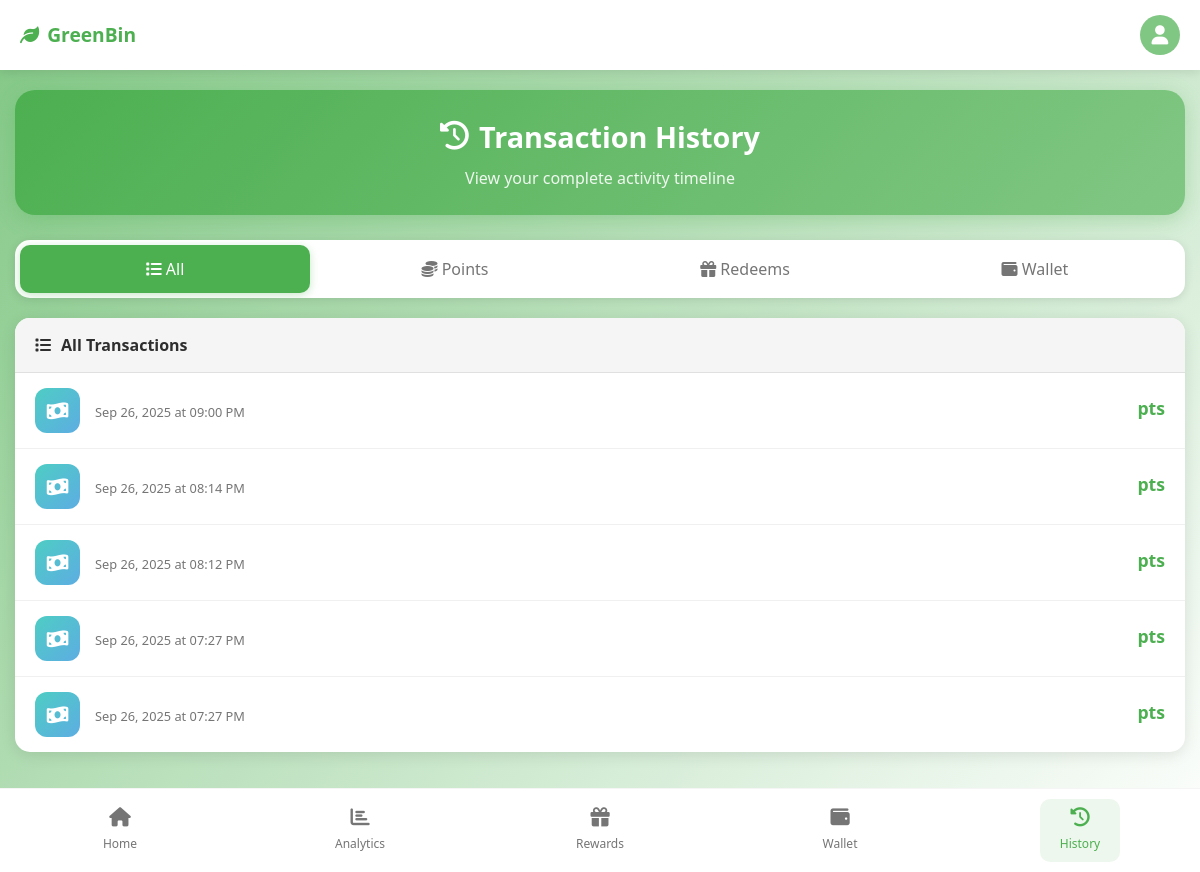
The app's page /history (signed in) with its own data.
### models/models.py (models this page shows)
class PlasticDrop(db.Model):
    id = db.Column(db.Integer, primary_key=True)
    user_id = db.Column(db.Integer, db.ForeignKey('user.id'), nullable=False)
    trash_bin_id = db.Column(db.Integer, db.ForeignKey('trash_bin.id'), nullable=False)
    qr_code = db.Column(db.String(100), unique=True, nullable=False)
    plastic_type = db.Column(db.String(50), default='bottle')  # bottle, container, bag
    points_earned = db.Column(db.Integer, default=10)
    created_at = db.Column(db.DateTime, default=datetime.utcnow)
    is_verified = db.Column(db.Boolean, default=True)

### routes/main.py (the view)
@main_bp.route('/history')
@login_required
def history():
    point_history = PlasticDrop.query.filter_by(user_id=current_user.id)\
                                    .order_by(PlasticDrop.created_at.desc())\
                                    .all()
    redeem_history = Redemption.query.filter_by(user_id=current_user.id)\
                                    .order_by(Redemption.created_at.desc())\
                                    .all()
    wallet_history = []
    return render_template('history.html',
                         point_history=point_history,
                         redeem_history=redeem_history,
                         wallet_history=wallet_history)

### app.py (called while the page is built)
def create_app():
    app = Flask(__name__)
    app.config['SECRET_KEY'] = 'your-secret-key-change-in-production'
    app.config['SQLALCHEMY_DATABASE_URI'] = 'sqlite:///recycling_app.db'
    app.config['SQLALCHEMY_TRACK_MODIFICATIONS'] = False
    db.init_app(app)
    login_manager = LoginManager()
    login_manager.init_app(app)
    login_manager.login_view = 'auth.login'
    login_manager.login_message = 'Please log in to access this page.'
    @login_manager.user_loader
    def load_user(user_id):
        return User.query.get(int(user_id))
    app.register_blueprint(main_bp)
    app.register_blueprint(auth_bp)
    app.register_blueprint(admin_bp, url_prefix='/admin')
    app.register_blueprint(api_bp, url_prefix='/api')
    with app.app_context():
        db.create_all()
        if User.query.count() == 0:
            create_sample_data()
    return app

### templates/history.html (shortened to what this page needs)
{% extends "base.html" %}
{% block content %}
<div class="history-container">
    <div class="history-header">
        <div class="history-title">
            <i class="fas fa-history"></i>
            Transaction History
        </div>
        <div class="history-subtitle">View your complete activity timeline</div>
    </div>
    <div class="filter-tabs">
        <div class="filter-tab active" onclick="showHistory('all')">
            <i class="fas fa-list"></i> All
        </div>
        <div class="filter-tab" onclick="showHistory('points')">
            <i class="fas fa-coins"></i> Points
        </div>
        <div class="filter-tab" onclick="showHistory('redeems')">
            <i class="fas fa-gift"></i> Redeems
        </div>
        <div class="filter-tab" onclick="showHistory('wallet')">
            <i class="fas fa-wallet"></i> Wallet
        </div>
    </div>
    <div id="all-history" class="history-section">
        <div class="section-header">
            <div class="section-title">
                <i class="fas fa-list"></i>
                All Transactions
            </div>
        </div>
        <div class="history-list">
            {% set all_items = (point_history + redeem_history + wallet_history) | sort(attribute='created_at', reverse=true) %}
            {% if all_items %}
                {% for item in all_items %}
                <div class="history-item">
                    <div class="item-icon {% if item.type == 'points' %}icon-points{% elif item.type == 'redeem' %}icon-redeem{% else %}icon-wallet{% endif %}">
                        {% if item.type == 'points' %}
                            <i class="fas fa-recycle"></i>
                        {% elif item.type == 'redeem' %}
                            <i class="fas fa-gift"></i>
                        {% else %}
                            <i class="fas fa-money-bill-wave"></i>
                        {% endif %}
                    </div>
                    <div class="item-content">
                        <div class="item-date">{{ item.created_at.strftime('%b %d, %Y at %I:%M %p') }}</div>
                    </div>
                    <div class="item-value">
                        <div class="value-amount {% if item.type == 'points' %}value-positive{% elif item.type == 'wallet' %}value-negative{% else %}value-neutral{% endif %}">
                            {% if item.type == 'points' %}+{{ item.points }}{% elif item.type == 'wallet' %}-{{ item.points }}{% else %}{{ item.points }}{% endif %} pts
                        </div>
                    </div>
                </div>
                {% endfor %}
            {% else %}
            <div class="empty-state">
                <i class="fas fa-history"></i>
                <p>No transactions yet!</p>
                <small>Start recycling to see your activity history</small>
            </div>
            {% endif %}
        </div>
    </div>
</div>
{% endblock %}

### templates/base.html (style rules this page uses)
:root { --primary-green: #4CAF50; --light-green: #81C784; --dark-green: #388E3C; --eco-green: #66BB6A; --white: #FFFFFF; --light-gray: #F5F5F5; --text-dark: #2E2E2E; --text-light: #757575; }
* { margin: 0; padding: 0; box-sizing: border-box; }
body { background: linear-gradient(135deg, var(--light-green) 0%, var(--white) 100%); min-height: 100vh; font-family: 'Segoe UI', Tahoma, Geneva, Verdana, sans-serif; color: var(--text-dark); padding-bottom: 80px; }

### templates/history.html (style rules this page uses)
.history-container { padding: 20px 15px; max-width: 100%; }
.history-header { background: linear-gradient(135deg, var(--primary-green) 0%, var(--light-green) 100%); border-radius: 20px; padding: 25px; text-align: center; color: white; margin-bottom: 25px; box-shadow: 0 5px 20px rgba(76, 175, 80, 0.3); }
.history-title { font-size: 1.8rem; font-weight: bold; margin-bottom: 8px; display: flex; align-items: center; justify-content: center; gap: 10px; }
.history-subtitle { opacity: 0.9; font-size: 1rem; }
.filter-tabs { display: flex; background: white; border-radius: 15px; padding: 5px; margin-bottom: 20px; box-shadow: 0 2px 10px rgba(0,0,0,0.1); overflow-x: auto; }
.filter-tab { flex: 1; padding: 12px 15px; text-align: center; border-radius: 10px; cursor: pointer; transition: all 0.3s ease; white-space: nowrap; font-weight: 500; color: var(--text-light); min-width: 100px; }
.filter-tab.active { background: var(--primary-green); color: white; box-shadow: 0 2px 8px rgba(76, 175, 80, 0.3); }
.history-section { background: white; border-radius: 15px; margin-bottom: 20px; box-shadow: 0 3px 15px rgba(0,0,0,0.1); overflow: hidden; }
.section-header { background: var(--light-gray); padding: 15px 20px; border-bottom: 1px solid #e0e0e0; }
.section-title { font-weight: 600; color: var(--text-dark); display: flex; align-items: center; gap: 10px; margin: 0; }
.history-list { max-height: 400px; overflow-y: auto; }
.history-item { display: flex; align-items: center; padding: 15px 20px; border-bottom: 1px solid #f0f0f0; transition: background-color 0.2s ease; }
.history-item:last-child { border-bottom: none; }
.item-icon { width: 45px; height: 45px; border-radius: 12px; display: flex; align-items: center; justify-content: center; font-size: 1.2rem; margin-right: 15px; color: white; }
.icon-wallet { background: linear-gradient(135deg, #4ECDC4, #5DADE2); }
.item-content { flex: 1; }
.item-date { color: var(--text-light); font-size: 0.8rem; }
.item-value { text-align: right; }
.value-amount { font-weight: bold; font-size: 1.1rem; margin-bottom: 4px; }
.value-neutral { color: var(--primary-green); }

### records on screen
PlasticDrop: created_at "Sep 26, 2025 at 09:00 PM"
PlasticDrop: created_at "Sep 26, 2025 at 08:14 PM"
PlasticDrop: created_at "Sep 26, 2025 at 08:12 PM"
PlasticDrop: created_at "Sep 26, 2025 at 07:27 PM"
PlasticDrop: created_at "Sep 26, 2025 at 07:27 PM"
